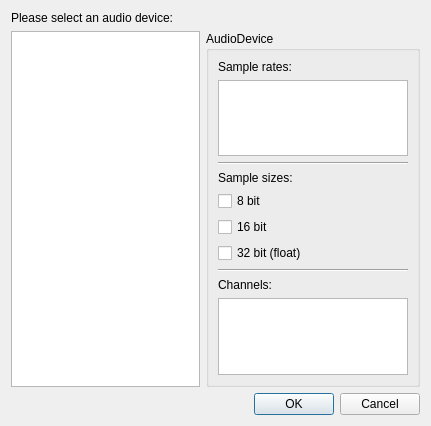
<?xml version="1.0" encoding="UTF-8"?>
<ui version="4.0">
 <class>Dialog</class>
 <widget class="QDialog" name="Dialog">
  <property name="geometry">
   <rect>
    <x>0</x>
    <y>0</y>
    <width>431</width>
    <height>426</height>
   </rect>
  </property>
  <property name="windowTitle">
   <string>Audio settings</string>
  </property>
  <layout class="QGridLayout" name="gridLayout">
   <item row="2" column="0" colspan="2">
    <widget class="QDialogButtonBox" name="buttonBox">
     <property name="orientation">
      <enum>Qt::Horizontal</enum>
     </property>
     <property name="standardButtons">
      <set>QDialogButtonBox::Cancel|QDialogButtonBox::Ok</set>
     </property>
    </widget>
   </item>
   <item row="1" column="0">
    <widget class="AudioDevicesListView" name="deviceList">
     <property name="editTriggers">
      <set>QAbstractItemView::NoEditTriggers</set>
     </property>
    </widget>
   </item>
   <item row="1" column="1">
    <widget class="QGroupBox" name="deviceInfoBox">
     <property name="title">
      <string>AudioDevice</string>
     </property>
     <layout class="QGridLayout" name="gridLayout_2">
      <item row="6" column="0">
       <widget class="QCheckBox" name="depth32Chk">
        <property name="text">
         <string>32 bit (float)</string>
        </property>
       </widget>
      </item>
      <item row="1" column="0">
       <widget class="QListView" name="sampleRatesList">
        <property name="editTriggers">
         <set>QAbstractItemView::NoEditTriggers</set>
        </property>
       </widget>
      </item>
      <item row="8" column="0">
       <widget class="QLabel" name="label_4">
        <property name="text">
         <string>Channels:</string>
        </property>
       </widget>
      </item>
      <item row="0" column="0">
       <widget class="QLabel" name="label_2">
        <property name="text">
         <string>Sample rates:</string>
        </property>
       </widget>
      </item>
      <item row="5" column="0">
       <widget class="QCheckBox" name="depth16Chk">
        <property name="text">
         <string>16 bit</string>
        </property>
       </widget>
      </item>
      <item row="3" column="0">
       <widget class="QLabel" name="label_3">
        <property name="text">
         <string>Sample sizes:</string>
        </property>
       </widget>
      </item>
      <item row="7" column="0">
       <widget class="Line" name="line_2">
        <property name="orientation">
         <enum>Qt::Horizontal</enum>
        </property>
       </widget>
      </item>
      <item row="2" column="0">
       <widget class="Line" name="line">
        <property name="orientation">
         <enum>Qt::Horizontal</enum>
        </property>
       </widget>
      </item>
      <item row="4" column="0">
       <widget class="QCheckBox" name="depth8Chk">
        <property name="text">
         <string>8 bit</string>
        </property>
       </widget>
      </item>
      <item row="9" column="0">
       <widget class="QListView" name="channelsList">
        <property name="editTriggers">
         <set>QAbstractItemView::NoEditTriggers</set>
        </property>
       </widget>
      </item>
     </layout>
    </widget>
   </item>
   <item row="0" column="0" colspan="2">
    <widget class="QLabel" name="label">
     <property name="text">
      <string>Please select an audio device:</string>
     </property>
    </widget>
   </item>
  </layout>
 </widget>
 <customwidgets>
  <customwidget>
   <class>AudioDevicesListView</class>
   <extends>QListView</extends>
   <header>src.dialogs</header>
  </customwidget>
 </customwidgets>
 <resources/>
 <connections>
  <connection>
   <sender>buttonBox</sender>
   <signal>accepted()</signal>
   <receiver>Dialog</receiver>
   <slot>accept()</slot>
   <hints>
    <hint type="sourcelabel">
     <x>248</x>
     <y>254</y>
    </hint>
    <hint type="destinationlabel">
     <x>157</x>
     <y>274</y>
    </hint>
   </hints>
  </connection>
  <connection>
   <sender>buttonBox</sender>
   <signal>rejected()</signal>
   <receiver>Dialog</receiver>
   <slot>reject()</slot>
   <hints>
    <hint type="sourcelabel">
     <x>316</x>
     <y>260</y>
    </hint>
    <hint type="destinationlabel">
     <x>286</x>
     <y>274</y>
    </hint>
   </hints>
  </connection>
 </connections>
</ui>
